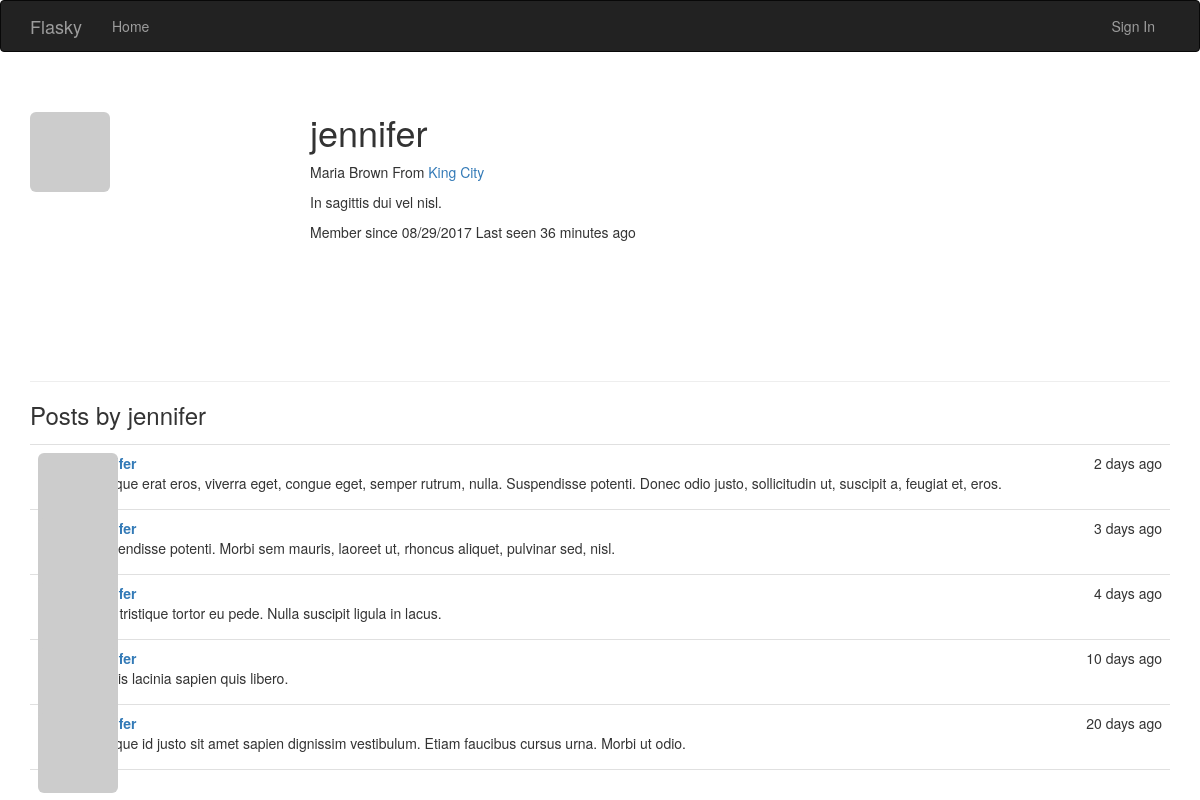
Screenshot of /user/jennifer with the database file from the repository.
### app/models.py (models this page shows, shortened)
class User(UserMixin, db.Model):
	__tablename__='users'
	id = db.Column(db.Integer,primary_key=True)
	username = db.Column(db.String(64),unique=True,index=True)
	email = db.Column(db.String(64),unique=True,index=True)
	role_id = db.Column(db.Integer,db.ForeignKey('roles.id'))
	password_hash = db.Column(db.String(128))
	confirmed = db.Column(db.Boolean, default=False)
	name = db.Column(db.String(64))
	location = db.Column(db.String(64))
	about_me = db.Column(db.Text())
	member_since = db.Column(db.DateTime(), default=datetime.utcnow)
	last_seen = db.Column(db.DateTime(), default=datetime.utcnow)
	avatar_hash = db.Column(db.String(32))
	posts = db.relationship('Post', backref='author', lazy='dynamic')
	@property
	def password(self):
		raise AttributeError('密码是不可读属性！')
	def gravatar(self, size=100, default='identicon', rating='g'):
		if request.is_secure:
			url = 'https://s.gravatar.com/avatar'
		else:
			url = 'http://www.gravatar.com/avatar'
		hash = hashlib.md5(self.email.encode('utf-8')).hexdigest()
		return '{url}/{hash}?s={size}&d={default}&r={rating}'.format(
			url=url, hash=hash, size=size, default=default, rating=rating)

class Post(db.Model):
	__tablename__ = 'posts'
	id = db.Column(db.Integer, primary_key=True)
	body = db.Column(db.Text)
	timestamp = db.Column(db.DateTime, index=True, default=datetime.utcnow)
	author_id = db.Column(db.Integer, db.ForeignKey('users.id'))

### app/main/views.py (the view)
@main.route('/user/<username>')
def user(username):
    user = User.query.filter_by(username=username).first()
    if user is None:
        abort(404)
    posts = user.posts.order_by(Post.timestamp.desc()).all()
    return render_template('user.html', user=user, posts=posts)

### app/auth/views.py (called while the page is built)
@auth.before_app_request
def before_request():
	if current_user.is_authenticated:
		current_user.ping()
		if not current_user.confirmed \
			and request.endpoint[:5] != 'auth.':
			return redirect(url_for('auth.unconfirmed'))

### app/main/__init__.py (called while the page is built)
@main.app_context_processor              #把Permission类加入模板上下文
def inject_permissions():
    return dict(Permission=Permission)

### app/models.py (called while the page is built)
	def is_administrator(self):
		return False

### app/templates/user.html (shortened to what this page needs)
{% extends "base.html" %}
{% block page_content %}
<div class="page-header">
	<img class="img-rounded profile-thumbnail" src="{{ user.gravatar(size=256) }}">
	<div class="profile-header">
		<h1>{{ user.username }}</h1>
		{% if user.name or user.location %}
		<p>
			{% if user.name %}{{ user.name }}{% endif %}
			{% if user.location %}
				From <a href="http://maps.google.com/?{{ user.location }}">
				{{ user.location }}</a>
			{% endif %}
		</p>
		{% endif %}
		{% if user.about_me %}
		<p>{{ user.about_me }}</p>
		{% endif %}
		<p>
			Member since {{ moment(user.member_since).format('L') }}
			Last seen {{ moment(user.last_seen).fromNow() }}
		</p>
	</div>
</div>
<h3>Posts by {{ user.username }}</h3>
{% include '_posts.html' %}
{% endblock %}

### app/templates/_posts.html
<ul class="posts">
    {% for post in posts %}
    <li class="post">
        <div class="post-thumbnail">
            <a href="{{ url_for('.user', username=post.author.username) }}">
                <img class="img-rounded profile-thumbnail" src="{{ post.author.gravatar(size=40) }}">
            </a>
        </div>
        <div class="post-content">
            <div class="post-date">{{ moment(post.timestamp).fromNow() }}</div>
            <div class="post-author"><a href="{{ url_for('.user', username=post.author.username) }}">{{ post.author.username }}</a></div>
            <div class="post-body">{{ post.body }}</div>
        </div>
    </li>
    {% endfor %}
</ul>

### app/static/styles.css (style rules this page uses)
.profile-thumbnail { position: absolute; }
.profile-header { min-height: 260px; margin-left: 280px; }
ul.posts { list-style-type: none; padding: 0px; margin: 16px 0px 0px 0px; border-top: 1px solid #e0e0e0; }
ul.posts li.post { padding: 8px; border-bottom: 1px solid #e0e0e0; }
div.post-date { float: right; }
div.post-author { font-weight: bold; }
div.post-thumbnail { position: absolute; }
div.post-content { margin-left: 48px; min-height: 48px; }

### rows the page displays
User: username "jennifer", name "Maria Brown", location "King City", about_me "In sagittis dui vel nisl.", member_since "08/29/2017", last_seen "36 minutes ago"
Post: timestamp "2 days ago", body "Quisque erat eros, viverra eget, congue eget, semper rutrum, nulla. Suspendisse potenti. Donec odio justo, sollicitudin ut, suscipit a, feugiat et, eros."
Post: timestamp "3 days ago", body "Suspendisse potenti. Morbi sem mauris, laoreet ut, rhoncus aliquet, pulvinar sed, nisl."
Post: timestamp "4 days ago", body "Nam tristique tortor eu pede. Nulla suscipit ligula in lacus."
Post: timestamp "10 days ago", body "Mauris lacinia sapien quis libero."
Post: timestamp "20 days ago", body "Quisque id justo sit amet sapien dignissim vestibulum. Etiam faucibus cursus urna. Morbi ut odio."
